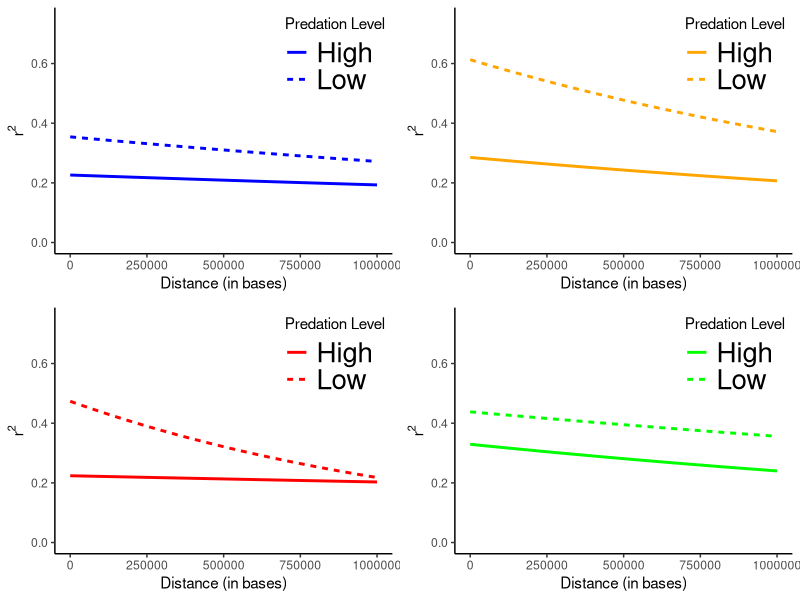
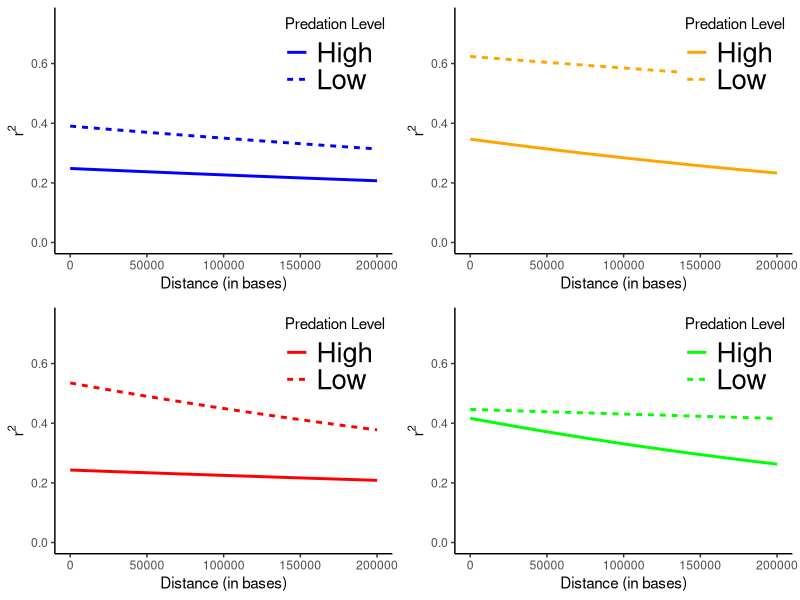
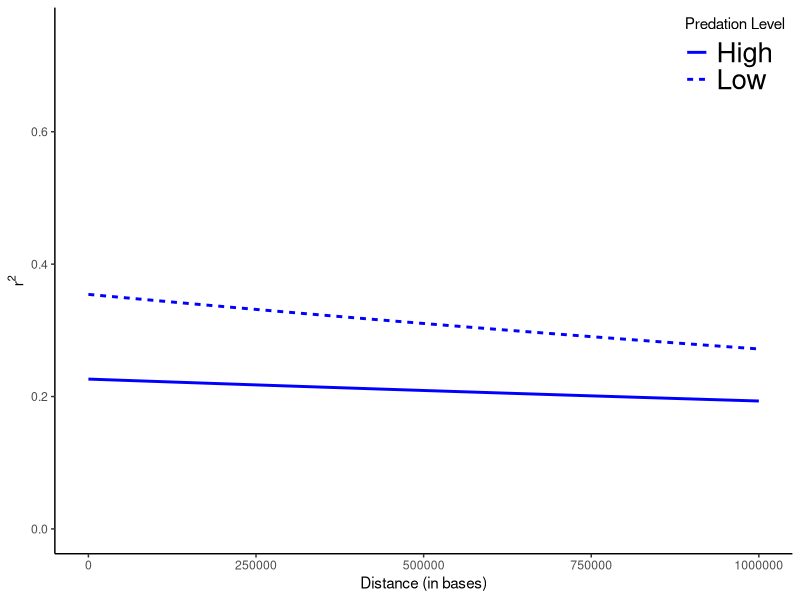
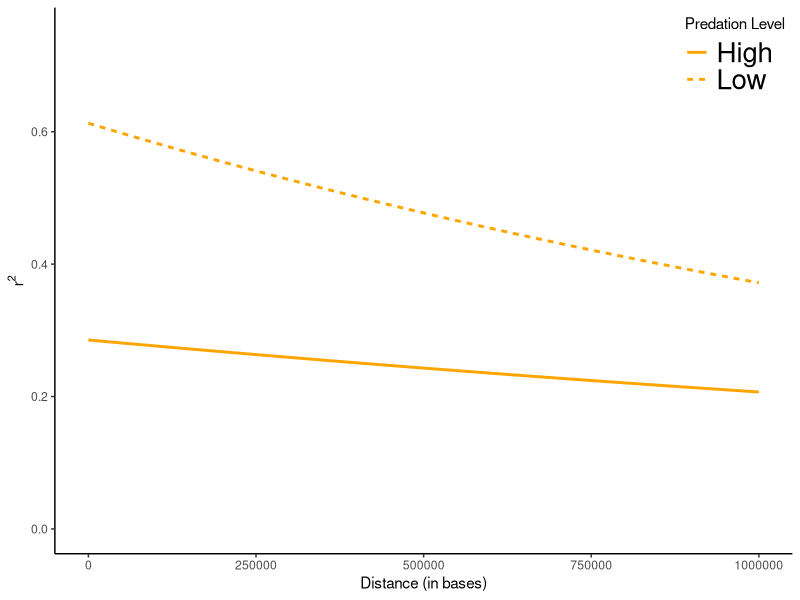
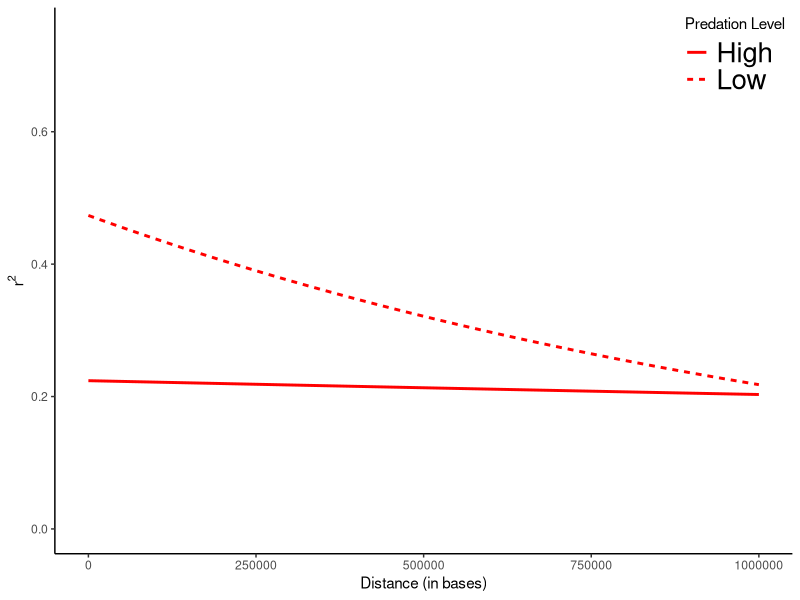
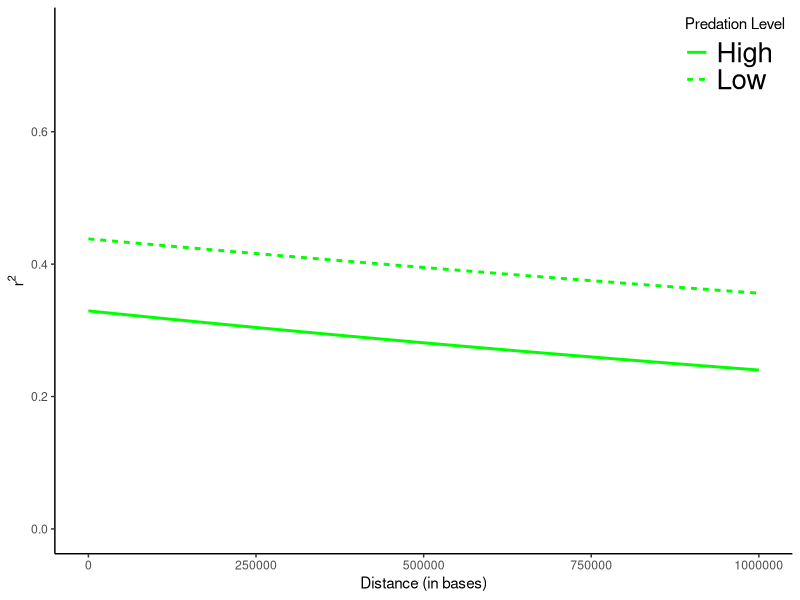
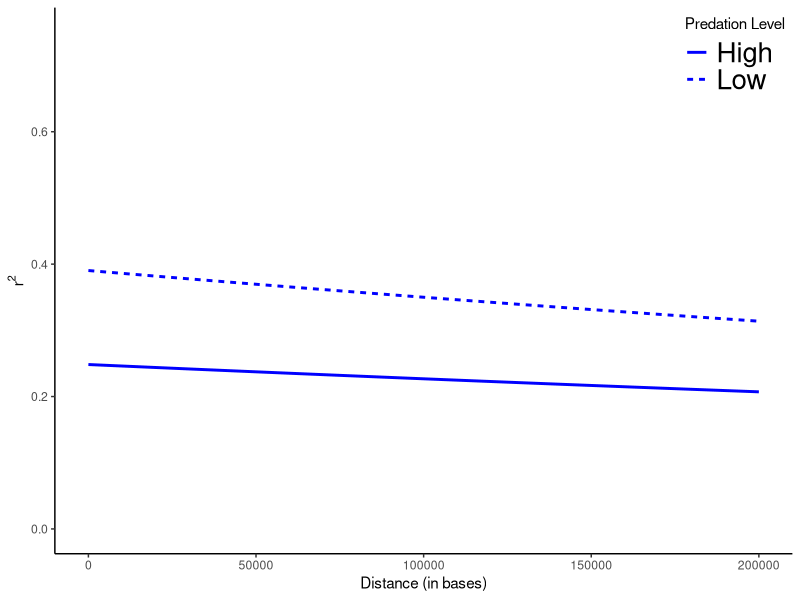
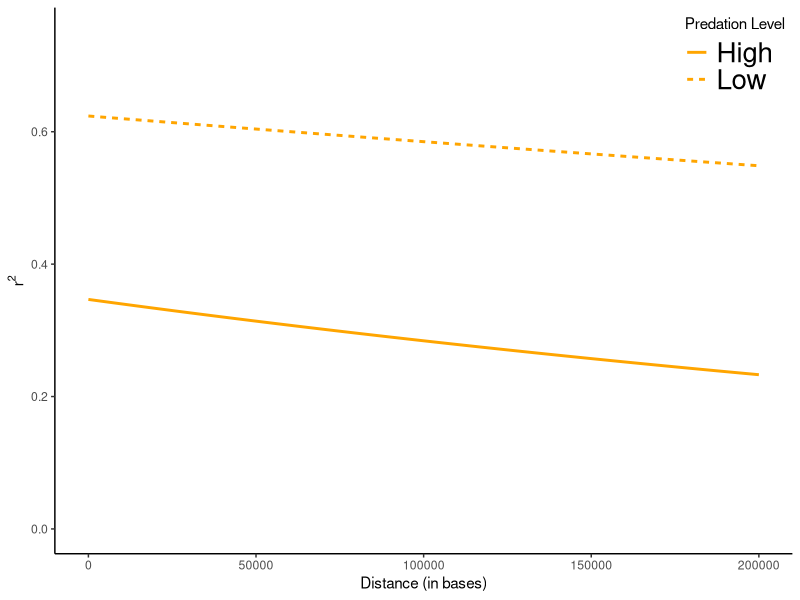

Write the R code that produced these figures, in order.
#!/usr/bin/Rscript

#FileName: Thesis_Figure_Guppy.R
#Author: "Emma Fox (e.fox16@imperial.ac.uk)"

##IMPORTS
require(ggplot2)
require(gridExtra)
require(grid)
require(RColorBrewer)

##Functions
DF1000<-read.csv("../Results/Guppy/Guppy1000.csv")
FitPlot<-ggplot(DF1000) + geom_blank() + xlim(0, 1000000) + ylim(0,0.75)
ARPlot<-FitPlot + stat_function(fun=function(x) DF1000[2,4] * exp(DF1000[3,4] * x), geom="line", colour="blue", aes(linetype = "High"),size=1) + 
                  stat_function(fun=function(x) DF1000[5,4] * exp(DF1000[6,4] * x), geom="line", colour="blue", aes(linetype = "Low"),size=1) +
                  theme(legend.justification = c(1, 1), legend.position = c(1, 1),
                  panel.grid.major = element_blank(), panel.grid.minor = element_blank(),
                  panel.background = element_blank(), axis.line = element_line(colour = "black")) +
                  labs(x="Distance (in bases)",y=expression(r^2),linetype="Predation Level")  + theme(legend.text=element_text(size=20)) 
MAPlot<-FitPlot + stat_function(fun=function(x) DF1000[8,4] * exp(DF1000[9,4] * x), geom="line", colour="orange", aes(linetype = "High"),size=1) + 
                  stat_function(fun=function(x) DF1000[11,4] * exp(DF1000[12,4] * x), geom="line", colour="orange", aes(linetype = "Low"),size=1) +
                  theme(legend.justification = c(1, 1), legend.position = c(1, 1),
                  panel.grid.major = element_blank(), panel.grid.minor = element_blank(),
                  panel.background = element_blank(), axis.line = element_line(colour = "black")) +
                  labs(x="Distance (in bases)",y=expression(r^2),linetype="Predation Level") + theme(legend.text=element_text(size=20))
QUPlot<-FitPlot + stat_function(fun=function(x) DF1000[14,4] * exp(DF1000[15,4] * x), geom="line", colour="red", aes(linetype = "High"),size=1) + 
                  stat_function(fun=function(x) DF1000[17,4] * exp(DF1000[18,4] * x), geom="line", colour="red", aes(linetype = "Low"),size=1) +
                  theme(legend.justification = c(1, 1), legend.position = c(1, 1),
                  panel.grid.major = element_blank(), panel.grid.minor = element_blank(),
                  panel.background = element_blank(), axis.line = element_line(colour = "black")) +
                  labs(x="Distance (in bases)",y=expression(r^2),linetype="Predation Level") + theme(legend.text=element_text(size=20))  
YAPlot<-FitPlot + stat_function(fun=function(x) DF1000[20,4] * exp(DF1000[21,4] * x), geom="line", colour="green", aes(linetype = "High"),size=1) + 
                  stat_function(fun=function(x) DF1000[23,4] * exp(DF1000[24,4] * x), geom="line", colour="green", aes(linetype = "Low"),size=1) +
                  theme(legend.justification = c(1, 1), legend.position = c(1, 1),
                  panel.grid.major = element_blank(), panel.grid.minor = element_blank(),
                  panel.background = element_blank(), axis.line = element_line(colour = "black")) +
                  labs(x="Distance (in bases)",y=expression(r^2),linetype="Predation Level") + theme(legend.text=element_text(size=20))  

DF200<-read.csv("../Results/Guppy/Guppy200.csv")
FitPlot<-ggplot(DF200) + geom_blank() + xlim(0, 200000) + ylim(0,0.75)
ARPlot2<-FitPlot + stat_function(fun=function(x) DF200[2,4] * exp(DF200[3,4] * x), geom="line", colour="blue", aes(linetype = "High"),size=1) + 
  stat_function(fun=function(x) DF200[5,4] * exp(DF200[6,4] * x), geom="line", colour="blue", aes(linetype = "Low"),size=1) +
  theme(legend.justification = c(1, 1), legend.position = c(1, 1),
        panel.grid.major = element_blank(), panel.grid.minor = element_blank(),
        panel.background = element_blank(), axis.line = element_line(colour = "black")) +
  labs(x="Distance (in bases)",y=expression(r^2),linetype="Predation Level") + theme(legend.text=element_text(size=20)) 
MAPlot2<-FitPlot + stat_function(fun=function(x) DF200[8,4] * exp(DF200[9,4] * x), geom="line", colour="orange", aes(linetype = "High"),size=1) + 
  stat_function(fun=function(x) DF200[11,4] * exp(DF200[12,4] * x), geom="line", colour="orange", aes(linetype = "Low"),size=1) +
  theme(legend.justification = c(1, 1), legend.position = c(1, 1),
        panel.grid.major = element_blank(), panel.grid.minor = element_blank(),
        panel.background = element_blank(), axis.line = element_line(colour = "black")) +
  labs(x="Distance (in bases)",y=expression(r^2),linetype="Predation Level") + theme(legend.text=element_text(size=20))  
QUPlot2<-FitPlot + stat_function(fun=function(x) DF200[14,4] * exp(DF200[15,4] * x), geom="line", colour="red", aes(linetype = "High"),size=1) + 
  stat_function(fun=function(x) DF200[17,4] * exp(DF200[18,4] * x), geom="line", colour="red", aes(linetype = "Low"),size=1) +
  theme(legend.justification = c(1, 1), legend.position = c(1, 1),
        panel.grid.major = element_blank(), panel.grid.minor = element_blank(),
        panel.background = element_blank(), axis.line = element_line(colour = "black")) +
  labs(x="Distance (in bases)",y=expression(r^2),linetype="Predation Level") + theme(legend.text=element_text(size=20))  
YAPlot2<-FitPlot + stat_function(fun=function(x) DF200[20,4] * exp(DF200[21,4] * x), geom="line", colour="green", aes(linetype = "High"),size=1) + 
  stat_function(fun=function(x) DF200[23,4] * exp(DF200[24,4] * x), geom="line", colour="green", aes(linetype = "Low"),size=1) +
  theme(legend.justification = c(1, 1), legend.position = c(1, 1),
        panel.grid.major = element_blank(), panel.grid.minor = element_blank(),
        panel.background = element_blank(), axis.line = element_line(colour = "black")) +
  labs(x="Distance (in bases)",y=expression(r^2),linetype="Predation Level") + theme(legend.text=element_text(size=20)) 

##SAVE TO PDF
#Save to pdf
pdf("Thesis_Figure_Guppy_1000.pdf")
#Create a new page for the graphs
grid.newpage()
#set layout
pushViewport(viewport(layout = grid.layout(2, 2)))
#create a function to assign plots to places in the layout
PlotPos <- function(x, y) viewport(layout.pos.row = x, layout.pos.col = y)
#Print each graph in the right position
print(ARPlot, vp = PlotPos(1, 1))
print(MAPlot, vp = PlotPos(1, 2))
print(QUPlot, vp = PlotPos(2, 1))
print(YAPlot, vp = PlotPos(2, 2))
dev.off()

#Save to pdf
pdf("Thesis_Figure_Guppy_200.pdf")
#Create a new page for the graphs
grid.newpage()
#set layout
pushViewport(viewport(layout = grid.layout(2, 2)))
#create a function to assign plots to places in the layout
PlotPos <- function(x, y) viewport(layout.pos.row = x, layout.pos.col = y)
#Print each graph in the right position
print(ARPlot2, vp = PlotPos(1, 1))
print(MAPlot2, vp = PlotPos(1, 2))
print(QUPlot2, vp = PlotPos(2, 1))
print(YAPlot2, vp = PlotPos(2, 2))
dev.off()

pdf("ARPlot.pdf")
print(ARPlot)
dev.off()

pdf("MAPlot.pdf")
print(MAPlot)
dev.off()

pdf("QUPlot.pdf")
print(QUPlot)
dev.off()

pdf("YAPlot.pdf")
print(YAPlot)
dev.off()

pdf("ARPlot2.pdf")
print(ARPlot2)
dev.off()

pdf("MAPlot2.pdf")
print(MAPlot2)
dev.off()

pdf("QUPlot2.pdf")
print(QUPlot2)
dev.off()

pdf("YAPlot2.pdf")
print(YAPlot2)
dev.off()
